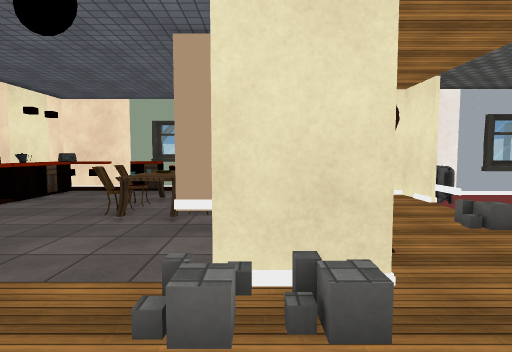
View 1 (above)

20 first-person views from a walk through a 3-D level made in the Unity game engine. The camera is 1.5 m above the floor, tilts 4° down and sees 80° across. The floor is counted in squares, 1 m on a side. Each view is taken from the middle of a square. On the plan, view 1 faces up. The plan holds only what a view shows up to about 15 squares ahead; the rest is blank. The place goes on beyond the plan. The player is left out. Door leaves are left out, so doorways stand open. Some surface patterns are stand-ins.

View 2
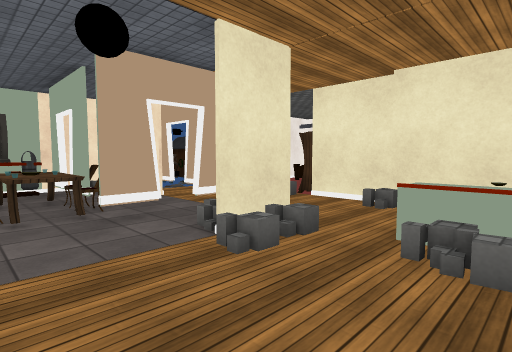

View 3
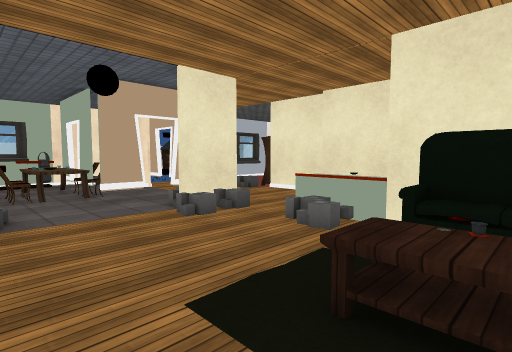

View 4
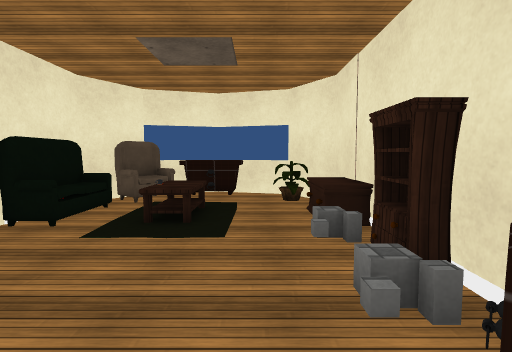

View 5
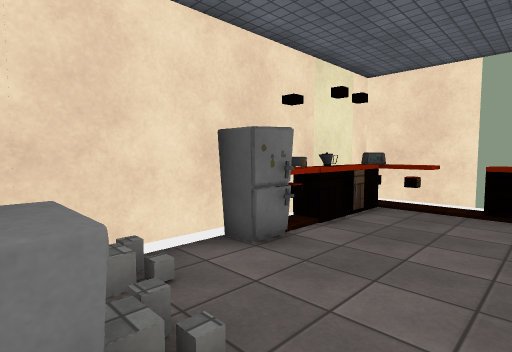

View 6
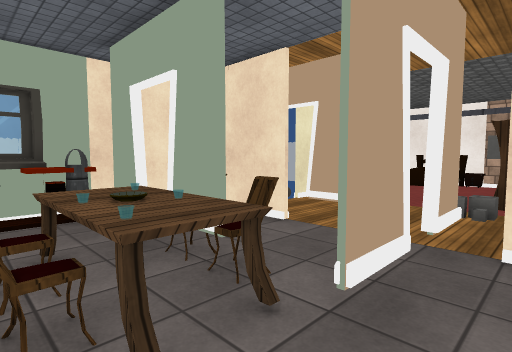

View 7
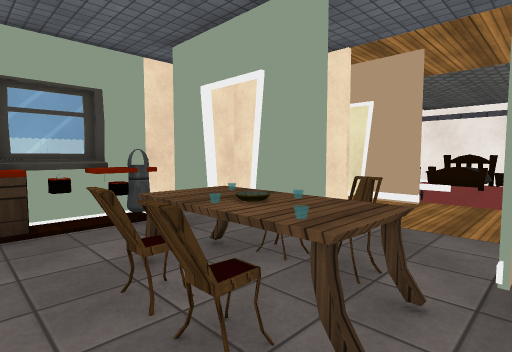

View 8
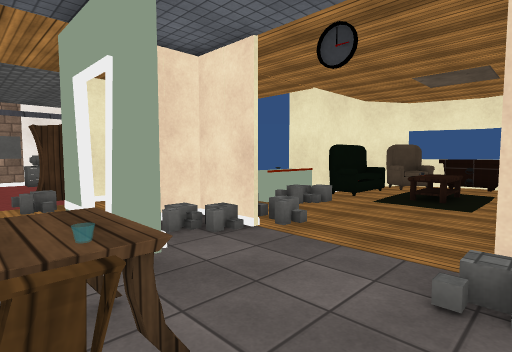

View 9
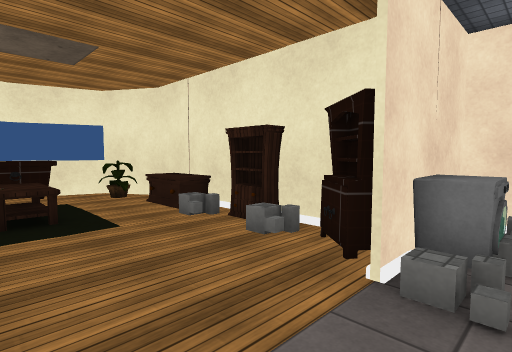

View 10
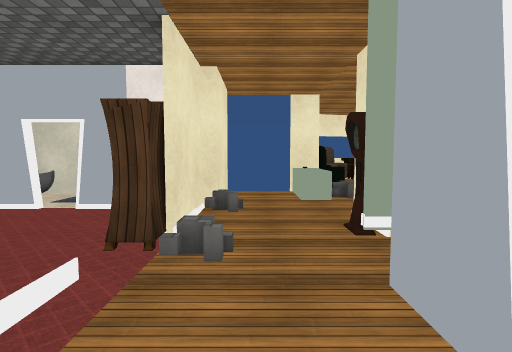

View 11
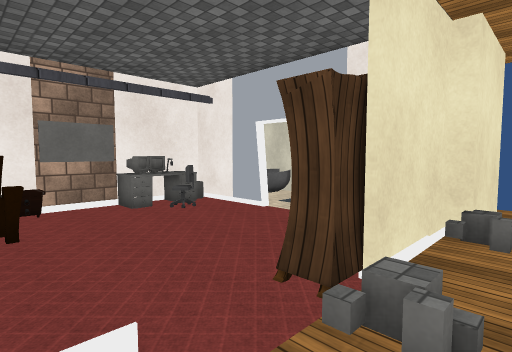

View 12
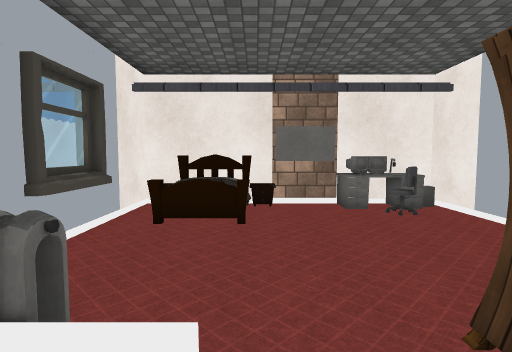

View 13
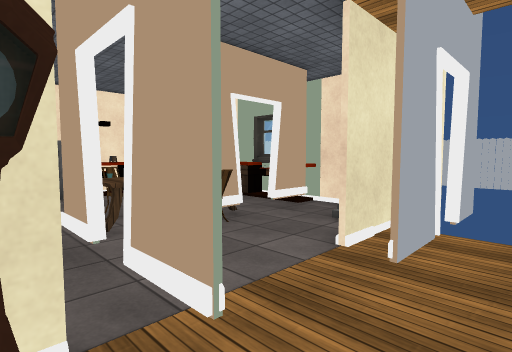

View 14
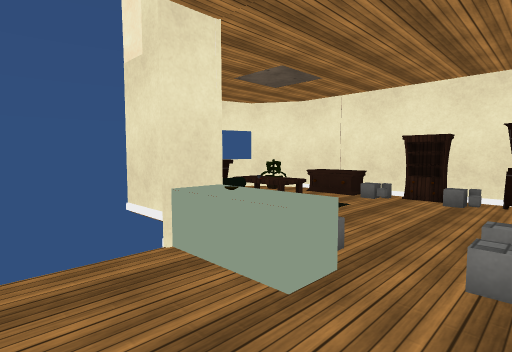

View 15
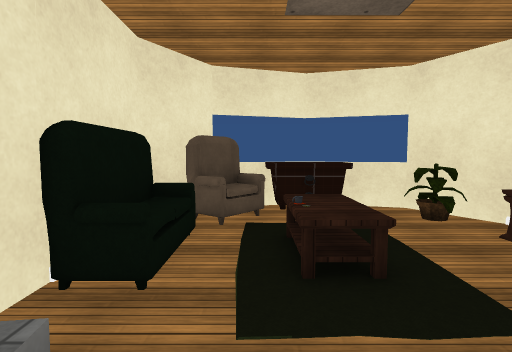

View 16
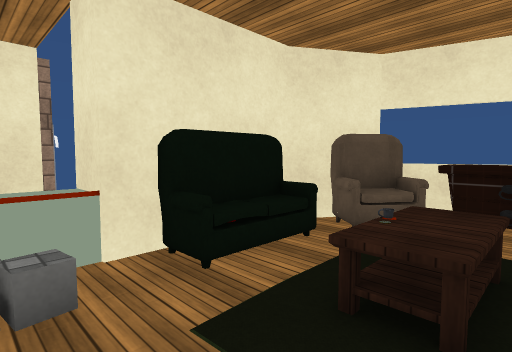

View 17
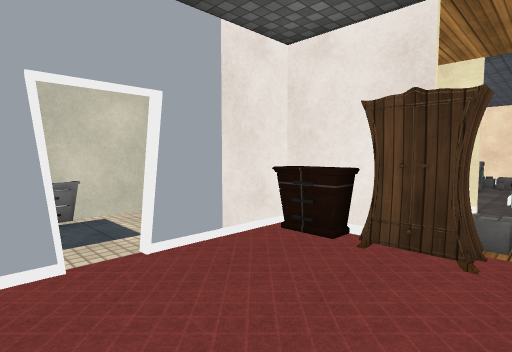

View 18
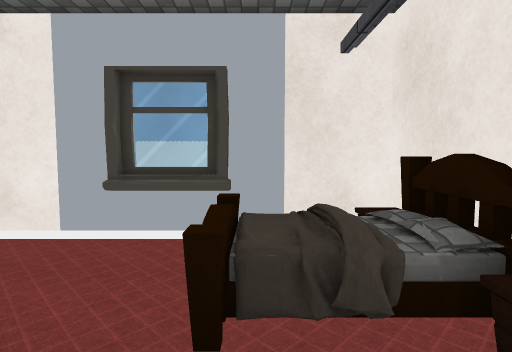

View 19
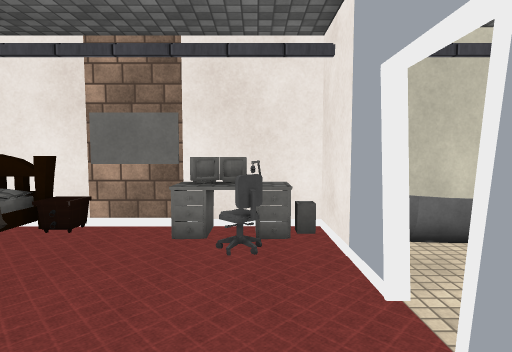

View 20
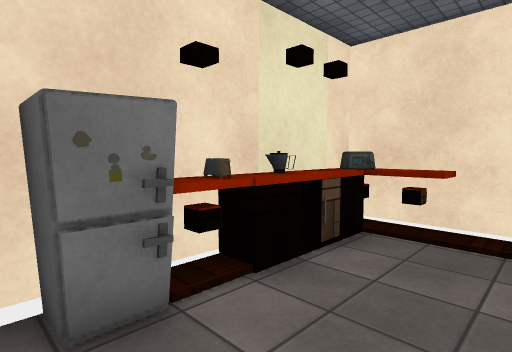

### Floor plan
Key: @ floor where view 1 was taken; # wall or solid block; . floor; / step, stairs or slope; D open door; = window, fence, low wall or low ledge; ^ raised ledge; T table; R radiator; C chair; L clock; B block; S sofa; U rug; A cabinet; K bookshelf; P plant; F fridge; E bed; O other object.
Columns run from 9 left of view 1 to 13 right of it. Each row starts with its distance up from view 1.
 14  ###########
 13  OOO^OOO...#
 12 #^......#. ## ######
 11 #O......D. #D..#..####T
 10 #O....TTD.##D..R....E^O
  9 #F...COCC...#..R....E^O
  8 #FF..COCC......=....E=T
  7 #.....TT..............#
  6 #./....##DD#...O......#
  5 #/./......#L...O.....OO
  4 #//O/....O#....O.....OO
  3 ###AA....##....O##DD##B
  2   #A..........O##### O
  1   #........B..## ....OO
  0   #K.....@OO..#  ....OO
 -1   #K......OB... ## O##O
 -2   #O......S#   ##
 -3   #O...O.SS#
 -4   #O.. T.SS#
 -5   #...  .SS#
 -6   ##P...UO##
 -7    #..TTTO#
 -8    ########

Where each view was taken, in squares from view 1:
view 1: 0 up, 0 right, facing up
view 2: 1 down, 4 left, facing up-right
view 3: 4 down, 5 left, facing up-right
view 4: 4 up, 4 left, facing down
view 5: 4 up, 4 left, facing up-left
view 6: 5 up, 4 left, facing up-right
view 7: 6 up, 5 left, facing up-right
view 8: 8 up, 5 left, facing down-right
view 9: 5 up, 1 left, facing down-left
view 10: 11 up, 4 right, facing down
view 11: 9 up, 4 right, facing down-right
view 12: 8 up, 4 right, facing right
view 13: 5 up, 4 right, facing up-left
view 14: 3 up, 5 right, facing down-left
view 15: 1 up, 1 left, facing down
view 16: 0 up, 3 left, facing down-right
view 17: 7 up, 11 right, facing down-left
view 18: 6 up, 11 right, facing up
view 19: 4 up, 7 right, facing right
view 20: 7 up, 5 left, facing up-left
